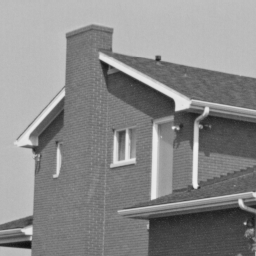
%> input picture OriginImage/house.png, 256 x 256 px
$ octave testDCT.m   (GNU Octave 9; MATLAB toolbox functions it lacks are replaced by stand-ins)
%> lines starting %> are read from the running program, lines starting %| are printed output that depends on the picture
A=imread('house.png');
%> A is the input picture: size 256x256 uint8; min 16, max 239, mean 138
imshow(A) %A is unit8(0,255)

E = double(A) + randn(size(A)) * 50;
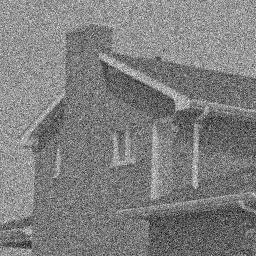
%> E: size 256x256 double; min -129.9, max 405.8, mean 137.6; drawn with min black and max white
figure;imshow(E./255);
%> after `imshow(E./255)`:
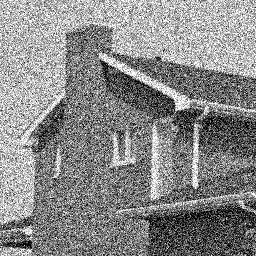
%> displayed picture: size 256x256, on the screen's scale of 0 to 255; min 0, max 255, mean 137.1
%> (the run ends here)

$ run again, with OriginImage/peppers256.png copied over OriginImage/house.png
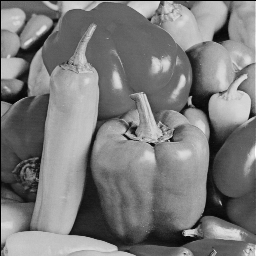
%> input picture OriginImage/peppers256.png, 256 x 256 px
%> A is the input picture: size 256x256 uint8; min 0, max 254, mean 123.1
%> `E = double(A) + randn(size(A)) * 50;`:
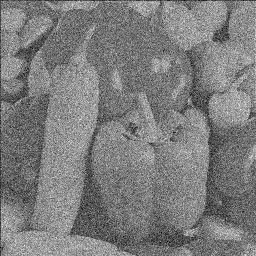
%> E: size 256x256 double; min -164.7, max 419.5, mean 122.7; drawn with min black and max white
%> `imshow(E./255)`:
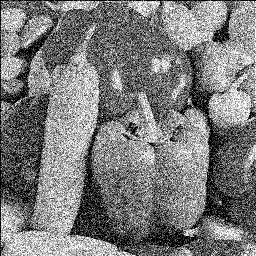
%> displayed picture: size 256x256, on the screen's scale of 0 to 255; min 0, max 255, mean 123.5
